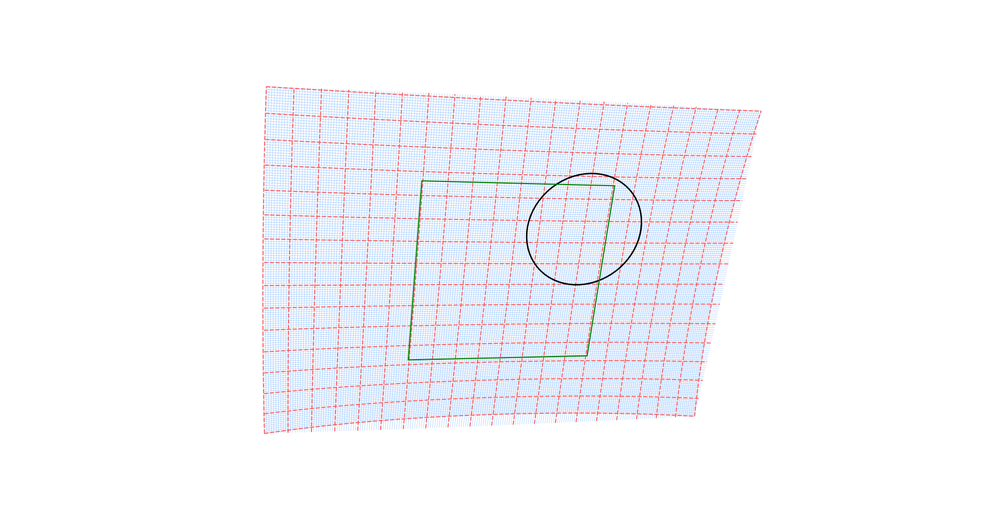
#> input picture primitives/src/primitives/curved_grid.png, 1000 x 515 px, shrunk from 1920 x 988 before the run
$ python -i pet_whitepoint.py   (imports and definitions only)
#> lines starting #> are read from the running program, lines starting #| are printed output that depends on the picture; after the words box and inside, x2 and y2 are one past the last pixel; in counts of white or black regions, pixels touching at a corner belong together
"""
pet_whitepoint.py
-----------------

White region detection, white-point estimation, and illumination correction
for PET (Paper Enhancement & Transformation) pipeline.

Routines:
    estimate_paper_mask
    estimate_whitepoint
    apply_white_balance
    correct_illumination
    whitepoint_pipeline
"""

from __future__ import annotations

import os
import logging
from typing import Optional, Tuple

import cv2
import numpy as np
from scipy.ndimage import gaussian_filter


# ======================================================================
# 1) WHITE REGION DETECTION
# ======================================================================

def estimate_paper_mask(
    img: np.ndarray,
    blur_radius: int = 41,
    percentile: float = 97.5,
) -> np.ndarray:
    """
    Estimate the binary mask of the "white paper" background.
    Assumes the paper is the brightest large-area region.

    Steps:
      - Convert to grayscale
      - Heavy Gaussian blur to suppress the grid
      - Threshold using a top percentile

    Args:
        img: BGR uint8 image.
        blur_radius: Gaussian kernel size (must be odd).
        percentile: Percentile of blurred-brightness to use as threshold.

    Returns:
        mask: uint8 binary mask (0/255).
    """
    log = logging.getLogger("pet")

    if img.dtype != np.uint8:
        raise TypeError("estimate_paper_mask expects uint8 BGR input.")

    gray = cv2.cvtColor(img, cv2.COLOR_BGR2GRAY)
    blur = cv2.GaussianBlur(gray, (blur_radius, blur_radius), 0)

    t = np.percentile(blur, percentile)
    mask = (blur >= t).astype(np.uint8) * 255

    log.info(
        f"Paper mask: blur_radius={blur_radius}, percentile={percentile}, "
        f"threshold={t:.1f}, white_frac={mask.mean()/255:.3f}"
    )

    return mask


# ======================================================================
# 2) WHITE-POINT ESTIMATION
# ======================================================================

def estimate_whitepoint(
    img: np.ndarray,
    mask: np.ndarray,
    clip_frac: float = 0.01,
) -> Tuple[float, float, float]:
    """
    Estimate paper whitepoint from masked pixels.

    Args:
        img: BGR uint8 image.
        mask: Binary mask of paper region.
        clip_frac: Fraction of pixels to clip on both extremes to avoid outliers.

    Returns:
        (B_white, G_white, R_white) floating-point estimates in [0,255].
    """
    log = logging.getLogger("pet")

    if img.dtype != np.uint8:
        raise TypeError("estimate_whitepoint expects uint8 BGR input.")

    idx = mask > 0
    if idx.sum() < 100:
        log.warning("Paper mask too small. Whitepoint may be inaccurate.")

    pixels = img[idx]

    # Trim extremes to robustify
    N = len(pixels)
    k = int(N * clip_frac)
    if k > 0:
        pixels_sorted = np.sort(pixels, axis=0)
        pixels = pixels_sorted[k:-k]

    white = pixels.mean(axis=0).astype(np.float32)
    B, G, R = white

    log.info(
        f"Estimated whitepoint (BGR): "
        f"{B:.1f}, {G:.1f}, {R:.1f}"
    )

    return float(B), float(G), float(R)


# ======================================================================
# 3) WHITE BALANCE APPLICATION
# ======================================================================

def apply_white_balance(
    img: np.ndarray,
    white_bgr: Tuple[float, float, float],
    target: float = 255.0,
) -> np.ndarray:
    """
    Apply simple channel scaling based on estimated whitepoint.

    Args:
        img: BGR uint8 image.
        white_bgr: Estimated whitepoint (floats).
        target: Desired white value (usually 255).

    Returns:
        balanced: BGR uint8.
    """
    log = logging.getLogger("pet")
    B, G, R = white_bgr

    # Compute gains
    gainB = target / max(B, 1e-6)
    gainG = target / max(G, 1e-6)
    gainR = target / max(R, 1e-6)
    gains = np.array([gainB, gainG, gainR])

    log.info(f"White-balance gains: B={gainB:.3f}, G={gainG:.3f}, R={gainR:.3f}")

    balanced = img.astype(np.float32) * gains
    balanced = np.clip(balanced, 0, 255).astype(np.uint8)
    return balanced


# ======================================================================
# 4) ILLUMINATION / SHADING CORRECTION
# ======================================================================

def correct_illumination(
    img: np.ndarray,
    sigma: float = 101.0,
    epsilon: float = 1e-3,
) -> np.ndarray:
    """
    Retinex-like coarse shading removal.

    Steps:
        - Convert to float
        - Estimate illumination via strong Gaussian blur
        - Divide image by illumination
        - Normalize back to uint8

    Args:
        img: BGR uint8 image.
        sigma: Gaussian sigma for illumination estimation.
        epsilon: Avoid division by zero.

    Returns:
        corrected: BGR uint8.
    """
    log = logging.getLogger("pet")

    img_f = img.astype(np.float32)
    gray = cv2.cvtColor(img, cv2.COLOR_BGR2GRAY).astype(np.float32)

    illum = gaussian_filter(gray, sigma=sigma)
    illum_expanded = np.stack([illum, illum, illum], axis=-1)

    corrected = img_f / (illum_expanded + epsilon)
    corrected = corrected / corrected.max()  # normalize
    corrected = np.clip(corrected * 255.0, 0, 255).astype(np.uint8)

    log.info(f"Illumination corrected (sigma={sigma}).")

    return corrected


# ======================================================================
# 5) FULL WHITEPOINT PIPELINE
# ======================================================================

def whitepoint_pipeline(
    img: np.ndarray,
    do_illumination: bool = True,
) -> Tuple[np.ndarray, dict]:
    """
    Full whitepoint -> white balance -> optional illumination correction pipeline.

    Returns:
        corrected_image, metadata_dict
    """
    log = logging.getLogger("pet")
    log.info("Whitepoint pipeline started.")

    mask = estimate_paper_mask(img)
    white = estimate_whitepoint(img, mask)
    balanced = apply_white_balance(img, white)

    if do_illumination:
        corrected = correct_illumination(balanced)
    else:
        corrected = balanced

    meta = {
        "white_bgr": white,
        "illumination_corrected": do_illumination,
    }

    log.info("Whitepoint pipeline complete.")
    return corrected, meta


# ======================================================================
# 6) HIGH-LEVEL WHITEPOINT CORRECTION WRAPPER
# ======================================================================

# [100 lines left out: functions _resolve_output_path, whitepoint_correct, auto_levels, not called in this run]

>>> import cv2
>>> picture = cv2.imread('../primitives/curved_grid.png')
#> picture is the input picture: shape (515, 1000, 3); mean B, G, R 250.8, 246.6, 245.9
>>> result = whitepoint_pipeline(picture)
#> in estimate_paper_mask, `gray = cv2.cvtColor(img, cv2.COLOR_BGR2GRAY)`:
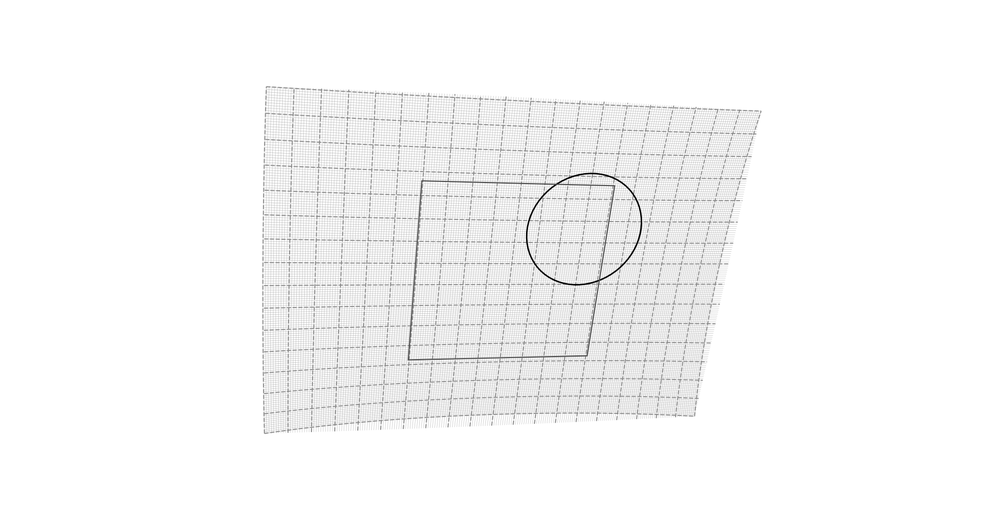
#> gray: shape (515, 1000); min 0, max 255, mean 246.9
#> in estimate_paper_mask, `blur = cv2.GaussianBlur(gray, (blur_radius, blur_radius), 0)`:
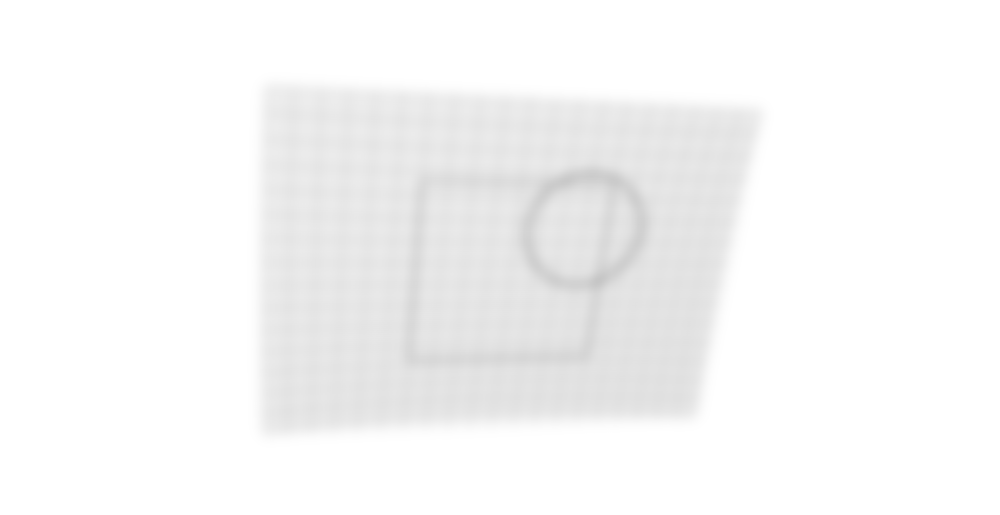
#> blur: shape (515, 1000); min 198, max 255, mean 246.9
#> in estimate_paper_mask, `t = np.percentile(blur, percentile)`: t = 255
#> in estimate_paper_mask, `mask = (blur >= t).astype(np.uint8) * 255`:
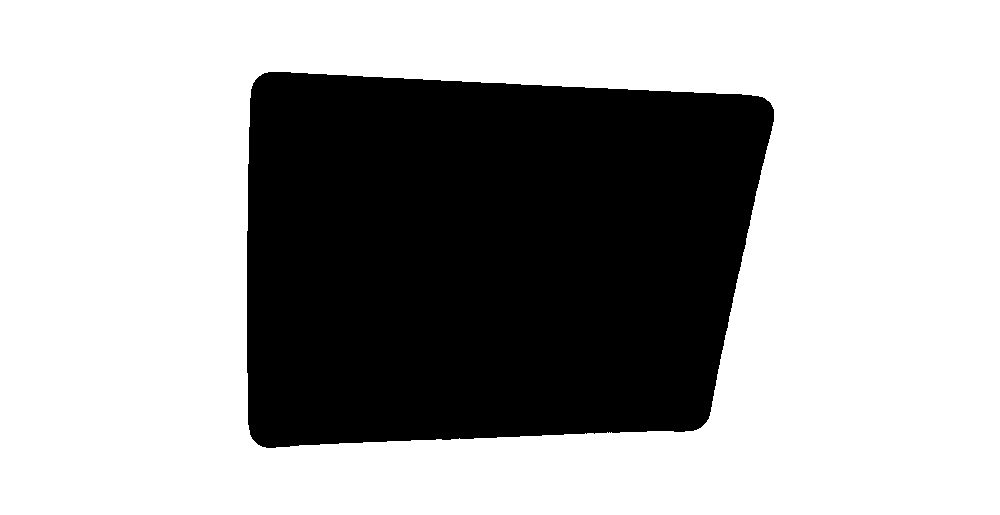
#> mask: shape (515, 1000); 66.1% white; 1 black region, box (x1, y1, x2, y2) and area: (247, 72, 774, 448) 174743
#> in estimate_whitepoint, `N = len(pixels)`: N = 340257
#> in estimate_whitepoint, `k = int(N * clip_frac)`: k = 3402
#> in estimate_whitepoint, `white = pixels.mean(axis=0).astype(np.float32)`: white = [255, 255, 255]
#> in estimate_whitepoint, `B, G, R = white`: B = 255
#> in whitepoint_pipeline, `white = estimate_whitepoint(img, mask)`: white = (255, 255, 255)
#> in apply_white_balance, `B, G, R = white_bgr`: B = 255
#> in apply_white_balance, `gainB = target / max(B, 1e-6)`: gainB = 1
#> in apply_white_balance, `gains = np.array([gainB, gainG, gainR])`: gains = [1, 1, 1]
#> in correct_illumination, `corrected = img_f / (illum_expanded + epsilon)`:
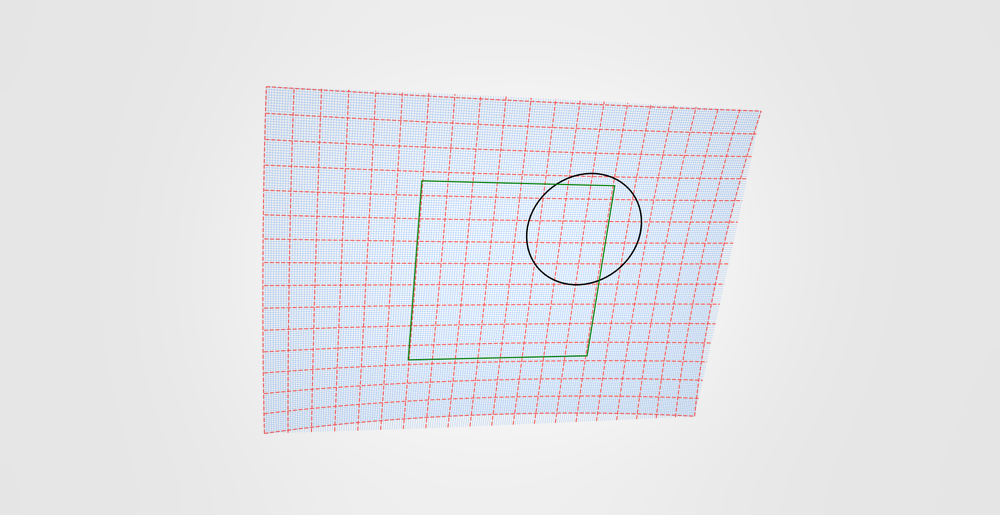
#> corrected: shape (515, 1000, 3) float32; mean B, G, R 1.02, 0.998, 0.995; drawn with min black and max white
#> in whitepoint_pipeline, `meta = { "white_bgr": white, "illumination_corrected": do_illumination..`: meta = {'white_bgr': (255, 255, 255), 'illumination_corrected': True}
